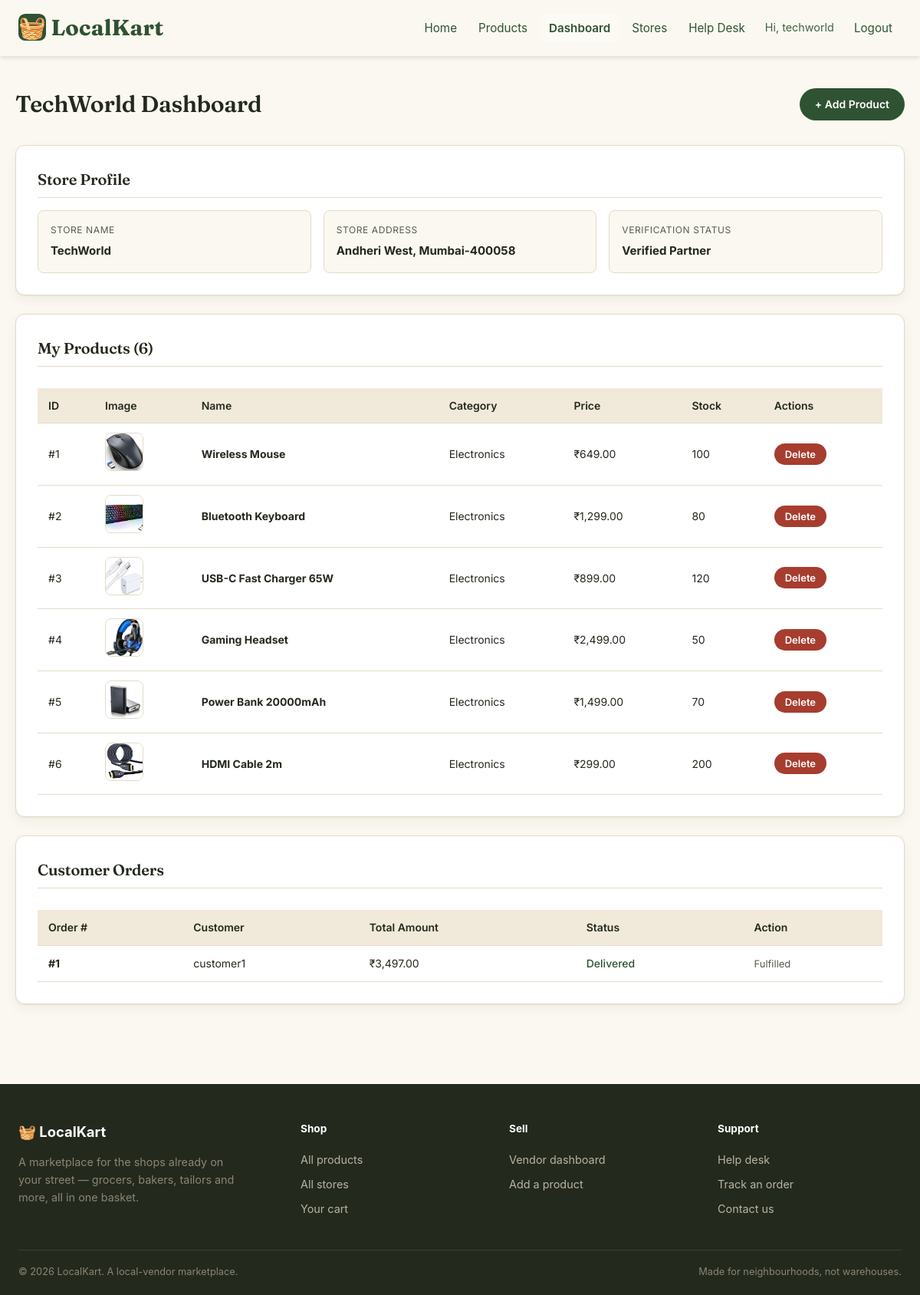
The page /shopkeeper.php (signed in) on the database its author committed.
### tables this page shows
CREATE TABLE IF NOT EXISTS vendors (
    id INT AUTO_INCREMENT PRIMARY KEY,
    user_id INT NOT NULL,
    store_name VARCHAR(100) NOT NULL,
    address TEXT,
    verified BOOLEAN DEFAULT FALSE,
    FOREIGN KEY (user_id) REFERENCES users(id) ON DELETE CASCADE
);

CREATE TABLE IF NOT EXISTS products (
    id INT AUTO_INCREMENT PRIMARY KEY,
    vendor_id INT NOT NULL,
    category_id INT,
    name VARCHAR(100) NOT NULL,
    description TEXT,
    price DECIMAL(10,2) NOT NULL,
    stock INT DEFAULT 0,
    image VARCHAR(255),
    created_at TIMESTAMP DEFAULT CURRENT_TIMESTAMP,
    FOREIGN KEY (vendor_id) REFERENCES vendors(id) ON DELETE CASCADE,
    FOREIGN KEY (category_id) REFERENCES categories(id)
);

CREATE TABLE IF NOT EXISTS categories (
    id INT AUTO_INCREMENT PRIMARY KEY,
    name VARCHAR(50) NOT NULL,
    description TEXT
);

CREATE TABLE IF NOT EXISTS order_items (
    id INT AUTO_INCREMENT PRIMARY KEY,
    order_id INT NOT NULL,
    product_id INT NOT NULL,
    vendor_id INT NOT NULL,
    quantity INT NOT NULL,
    price DECIMAL(10,2) NOT NULL,
    FOREIGN KEY (order_id) REFERENCES orders(id) ON DELETE CASCADE,
    FOREIGN KEY (product_id) REFERENCES products(id),
    FOREIGN KEY (vendor_id) REFERENCES vendors(id)
);

CREATE TABLE IF NOT EXISTS users (
    id INT AUTO_INCREMENT PRIMARY KEY,
    username VARCHAR(50) UNIQUE NOT NULL,
    email VARCHAR(100) UNIQUE NOT NULL,
    password VARCHAR(255) NOT NULL,
    role ENUM('admin', 'shopkeeper', 'customer') NOT NULL,
    reset_token VARCHAR(64) NULL,
    reset_token_expires DATETIME NULL,
    created_at TIMESTAMP DEFAULT CURRENT_TIMESTAMP
);

CREATE TABLE IF NOT EXISTS orders (
    id INT AUTO_INCREMENT PRIMARY KEY,
    customer_id INT NOT NULL,
    total DECIMAL(10,2) NOT NULL,
    payment_method ENUM('razorpay', 'cod') NOT NULL DEFAULT 'cod',
    razorpay_order_id VARCHAR(64) NULL,
    razorpay_payment_id VARCHAR(64) NULL,
    status ENUM('pending', 'dispatched', 'delivered') DEFAULT 'pending',
    created_at TIMESTAMP DEFAULT CURRENT_TIMESTAMP,
    FOREIGN KEY (customer_id) REFERENCES users(id)
);

### shopkeeper.php (the view, shortened to what this page needs)
<?php
require_once 'config.php';
$userId = $_SESSION['user_id'];
$stmt = $pdo->prepare("
    SELECT v.*
    FROM vendors v
    WHERE v.user_id = ?
");
$stmt->execute([$userId]);
$vendor = $stmt->fetch(PDO::FETCH_ASSOC);
$stmt = $pdo->prepare("
    SELECT p.*, c.name AS category_name
    FROM products p
    LEFT JOIN categories c ON p.category_id = c.id
    WHERE p.vendor_id = ?
    ORDER BY p.created_at DESC
");
$stmt->execute([$vendor['id']]);
$products = $stmt->fetchAll(PDO::FETCH_ASSOC);
$stmt = $pdo->prepare("
    SELECT
        oi.*,
        o.status,
        o.created_at,
        p.name,
        u.username AS customer_name
    FROM order_items oi
    JOIN orders o ON oi.order_id = o.id
    JOIN products p ON oi.product_id = p.id
    JOIN users u ON o.customer_id = u.id
    WHERE oi.vendor_id = ?
    ORDER BY o.created_at DESC
");
$stmt->execute([$vendor['id']]);
$sales = $stmt->fetchAll(PDO::FETCH_ASSOC);
?>
<!DOCTYPE html>
<html lang="en">
<head>
</head>
<body>
    <?php include 'partials/header.php'; ?>
    <div class="main-content">
        <div class="container">
            <div class="dashboard-header">
                <h2><?= htmlspecialchars($vendor['store_name']) ?> Dashboard</h2>
                <a href="add_product.php" class="btn">+ Add Product</a>
            </div>
            <div class="section">
                <h3>Store Profile</h3>
                <div class="store-info-grid">
                    <div class="store-info-item">
                        <span>Store Name</span>
                        <strong><?= htmlspecialchars($vendor['store_name']) ?></strong>
                    </div>
                    <div class="store-info-item">
                        <span>Store Address</span>
                        <strong><?= htmlspecialchars($vendor['address']) ?></strong>
                    </div>
                    <div class="store-info-item">
                        <span>Verification Status</span>
                        <strong><?= $vendor['verified'] ? 'Verified Partner' : 'Pending Verification' ?></strong>
                    </div>
                </div>
            </div>
            <div class="section">
                <h3>My Products (<?= count($products) ?>)</h3>
                <?php if (empty($products)): ?>
                    <p style="color: var(--ink-soft); margin: 0;">No products added yet. Click "+ Add Product" to list your first item.</p>
                <?php else: ?>
                    <div style="overflow-x:auto;">
                        <table>
                            <thead>
                                <tr>
                                    <th>ID</th>
                                    <th>Image</th>
                                    <th>Name</th>
                                    <th>Category</th>
                                    <th>Price</th>
                                    <th>Stock</th>
                                    <th>Actions</th>
                                </tr>
                            </thead>
                            <tbody>
                                <?php foreach ($products as $p): ?>
                                    <tr>
                                        <td>#<?= $p['id'] ?></td>
                                        <td>
                                            <img src="<?= !empty($p['image']) && file_exists('uploads/products/' . $p['image'])
                                                    ? 'uploads/products/' . $p['image'] : 'assets/no-image.png' ?>" class="product-img">
                                        </td>
                                        <td><strong><?= htmlspecialchars($p['name']) ?></strong></td>
                                        <td><?= htmlspecialchars($p['category_name'] ?? 'Uncategorized') ?></td>
                                        <td>₹<?= number_format($p['price'], 2) ?></td>
                                        <td><?= $p['stock'] ?></td>
                                        <td>
                                            <form method="POST" style="margin:0;"
                                                  onsubmit="return confirm('Delete this product?')">
                                                <button type="submit" name="delete_product" value="1" class="btn btn-sm btn-danger">Delete</button>
                                            </form>
                                        </td>
                                    </tr>
                                <?php endforeach; ?>
                            </tbody>
                        </table>
                    </div>
                <?php endif; ?>
            </div>
            <div class="section">
                <h3>Customer Orders</h3>
                <?php
                $orders = [];
                foreach ($sales as $s) {
                    $orders[$s['order_id']][] = $s;
                }
                ?>
                <?php if (empty($orders)): ?>
                    <p style="color: var(--ink-soft); margin: 0;">No orders received yet.</p>
                <?php else: ?>
                    <div style="overflow-x:auto;">
                        <table>
                            <thead>
                                <tr>
                                    <th>Order #</th>
                                    <th>Customer</th>
                                    <th>Total Amount</th>
                                    <th>Status</th>
                                    <th>Action</th>
                                </tr>
                            </thead>
                            <tbody>
                                <?php foreach ($orders as $id => $items):
                                    $total = array_sum(array_map(fn($i) => $i['price'] * $i['quantity'], $items));
                                    $status = $items[0]['status'];
                                ?>
                                    <tr onclick="toggleDetails(<?= $id ?>)" style="cursor:pointer;" title="Click to view item details">
                                        <td><strong>#<?= $id ?></strong></td>
                                        <td><?= htmlspecialchars($items[0]['customer_name']) ?></td>
                                        <td>₹<?= number_format($total, 2) ?></td>
                                        <td>
                                            <span style="text-transform: capitalize; font-weight: 500; color: <?= $status === 'delivered' ? 'var(--moss)' : 'var(--marigold-dark)' ?>;">
                                                <?= htmlspecialchars($status) ?>
                                            </span>
                                        </td>
                                        <td onclick="event.stopPropagation()">
                                            <?php if ($status === 'pending'): ?>
                                                <form method="POST" style="margin: 0;">
                                                    <?php csrfField(); ?>
                                                    <input type="hidden" name="order_id" value="<?= $id ?>">
                                                    <button class="btn btn-sm btn-success" name="mark_delivered">Mark Delivered</button>
                                                </form>
                                            <?php else: ?>
                                                <span style="color: var(--ink-soft); font-size: 13px;">Fulfilled</span>
                                            <?php endif; ?>
                                        </td>
                                    </tr>
                                <?php endforeach; ?>
                            </tbody>
                        </table>
                    </div>
                <?php endif; ?>
            </div>
        </div>
    </div>
    <?php include 'partials/footer.php'; ?>
</body>
</html>

### shopkeeper.php (style rules this page uses)
:root { --paper: #FBF8F1; --paper-alt: #F1E9DA; --ink: #23291D; --ink-soft: #565C4E; --line: #E3DBC8; --moss: #2F5233; --moss-dark: #20391F; --marigold: #E7A62F; --marigold-dark: #C98A1B; --brick: #A63D2F; --white: #FFFFFF; --radius-card: 12px; --radius-pill: 999px; --shadow-soft: 0 1px 2px rgba(35,41,29,0.06), 0 6px 16px rgba(35,41,29,0.05); }
* { box-sizing: border-box; }
body { margin: 0; background: var(--paper); color: var(--ink); font-family: 'Inter', sans-serif; line-height: 1.55; min-height: 100vh; display: flex; flex-direction: column; }
h1, h2, h3, h4 { font-family: 'Fraunces', serif; color: var(--ink); font-weight: 600; letter-spacing: -0.01em; }
a { color: inherit; text-decoration: none; }
.main-content { flex: 1; padding: 40px 20px; }
.container { max-width: 1200px; margin: auto; }
.dashboard-header { display: flex; justify-content: space-between; align-items: center; flex-wrap: wrap; gap: 16px; margin-bottom: 30px; }
.dashboard-header h2 { font-size: 30px; margin: 0; }
.section { background: var(--white); padding: 28px; border-radius: var(--radius-card); border: 1px solid var(--line); margin-bottom: 24px; box-shadow: var(--shadow-soft); }
.section h3 { font-size: 20px; margin-top: 0; margin-bottom: 16px; padding-bottom: 8px; border-bottom: 1px solid var(--line); }
table { width: 100%; border-collapse: collapse; margin-top: 12px; font-size: 14px; }
th, td { padding: 12px 14px; text-align: left; border-bottom: 1px solid var(--line); }
th { background: var(--paper-alt); font-weight: 600; color: var(--ink); }
.btn { display: inline-flex; align-items: center; justify-content: center; padding: 10px 20px; border-radius: var(--radius-pill); color: white; border: none; cursor: pointer; font-weight: 600; font-size: 14px; font-family: inherit; transition: background 0.15s, box-shadow 0.15s; background: var(--moss); }
.btn-sm { padding: 6px 14px; font-size: 13px; }
.btn-danger { background: var(--brick); }
.product-img { width: 50px; height: 50px; object-fit: cover; border-radius: 8px; border: 1px solid var(--line); }
.store-info-grid { display: grid; grid-template-columns: repeat(auto-fit, minmax(220px, 1fr)); gap: 16px; }
.store-info-item { background: var(--paper); padding: 16px; border-radius: 8px; border: 1px solid var(--line); }
.store-info-item span { display: block; font-size: 12px; color: var(--ink-soft); text-transform: uppercase; letter-spacing: 0.05em; margin-bottom: 4px; }
.store-info-item strong { font-size: 15px; color: var(--ink); }

### rows shown on the page
vendors: store_name "TechWorld", address "Andheri West, Mumbai-400058"
products: id "1", image (picture), name "Wireless Mouse", category.name "Electronics", price "649.00", stock "100"
products: id "2", image (picture), name "Bluetooth Keyboard", category.name "Electronics", price "1,299.00", stock "80"
products: id "3", image (picture), name "USB-C Fast Charger 65W", category.name "Electronics", price "899.00", stock "120"
products: id "4", image (picture), name "Gaming Headset", category.name "Electronics", price "2,499.00", stock "50"
products: id "5", image (picture), name "Power Bank 20000mAh", category.name "Electronics", price "1,499.00", stock "70"
products: id "6", image (picture), name "HDMI Cable 2m", category.name "Electronics", price "299.00", stock "200"
order_items: id "1", users.username "customer1", total "3,497.00", order.status "Delivered"

### other values the page prints
$_SESSION['username'] "techworld"
count($products) "6"
